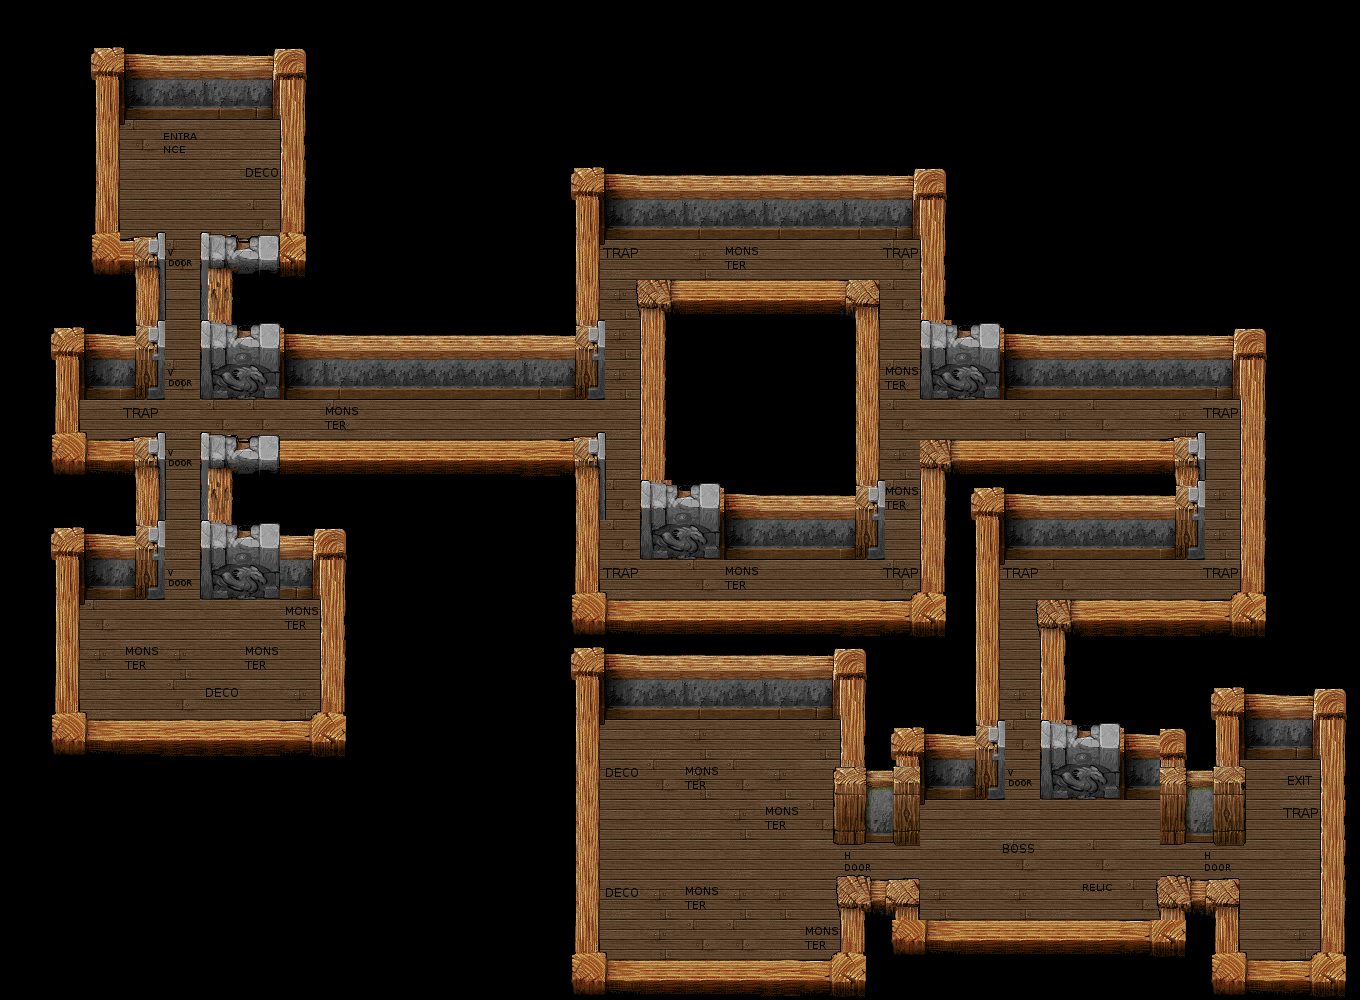

This game map was drawn from its Tiled (.tmx) file and the tilesets committed beside it. A one-line description and the trimmed map source follow:
An orthogonal 34x25 tile map with 40x40 px tiles, 4 tile layers (fog, ground, walls, objects).

<map version="1.0" orientation="orthogonal" width="34" height="25" tilewidth="40" tileheight="40">
 <tileset firstgid="1" name="tileset2" tilewidth="40" tileheight="40">
  <image source="tileset.png" width="600" height="280" />
  <tile id="0">
   <properties>
    <property name="DUNGEON_FLOOR" value="1" />
   </properties>
  </tile>
  <tile id="1">
   <properties>
    <property name="DUNGEON_FLOOR" value="1" />
   </properties>
  </tile>
  <tile id="2">
   <properties>
    <property name="DUNGEON_FLOOR" value="1" />
   </properties>
  </tile>
  <tile id="3">
   <properties>
    <property name="DUNGEON_FLOOR" value="1" />
   </properties>
  </tile>
  <tile id="4">
   <properties>
    <property name="DUNGEON_FLOOR" value="1" />
   </properties>
  </tile>
  <tile id="5">
   <properties>
    <property name="DUNGEON_FLOOR" value="1" />
   </properties>
  </tile>
  <tile id="22">
   <properties>
    <property name="DOOR" value="1" />
   </properties>
  </tile>
  <tile id="52">
   <properties>
    <property name="DOOR" value="1" />
   </properties>
  </tile>
  <tile id="71">
   <properties>
    <property name="DOOR" value="1" />
   </properties>
  </tile>
  <tile id="72">
   <properties>
    <property name="DOOR" value="1" />
   </properties>
  </tile>
  <tile id="73">
   <properties>
    <property name="ENTRANCE" value="" />
   </properties>
  </tile>
  <tile id="74">
   <properties>
    <property name="EXIT" value="" />
   </properties>
  </tile>
  <tile id="84">
   <properties>
    <property name="DUNGEON_FLOOR" value="1" />
   </properties>
  </tile>
  <tile id="85">
   <properties>
    <property name="DUNGEON_FLOOR" value="1" />
   </properties>
  </tile>
  <tile id="86">
   <properties>
    <property name="DUNGEON_FLOOR" value="1" />
   </properties>
  </tile>
  <tile id="87">
   <properties>
    <property name="BOSS" value="1" />
   </properties>
  </tile>
  <tile id="88">
   <properties>
    <property name="DOOR" value="0" />
   </properties>
  </tile>
  <tile id="89">
   <properties>
    <property name="DOOR" value="1" />
   </properties>
  </tile>
  <tile id="99">
   <properties>
    <property name="DUNGEON_FLOOR" value="1" />
   </properties>
  </tile>
  <tile id="100">
   <properties>
    <property name="DUNGEON_FLOOR" value="1" />
   </properties>
  </tile>
  <tile id="101">
   <properties>
    <property name="RELIC" value="1" />
   </properties>
  </tile>
  <tile id="102">
   <properties>
    <property name="MONSTER" value="1" />
   </properties>
  </tile>
  <tile id="103">
   <properties>
    <property name="TRAP" value="" />
   </properties>
  </tile>
  <tile id="104">
   <properties>
    <property name="DECO" value="" />
   </properties>
  </tile>
 </tileset>
 <layer name="fog" width="34" height="25">
  <data>[850 cells, 850 non-empty, 1 distinct tile ids]</data>
 </layer>
 <layer name="ground" width="34" height="25">
  <data>[850 cells, 850 non-empty, 7 distinct tile ids]</data>
 </layer>
 <layer name="walls" width="34" height="25">
  <data>[850 cells, 850 non-empty, 63 distinct tile ids]</data>
 </layer>
 <layer name="objects" width="34" height="25">
  <data>[850 cells, 850 non-empty, 10 distinct tile ids]</data>
 </layer>
</map>
